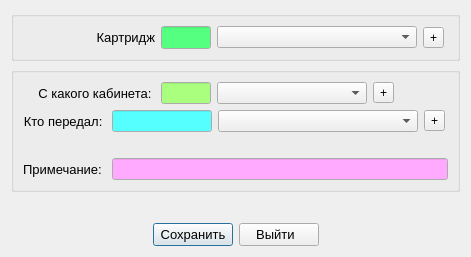
<?xml version="1.0" encoding="UTF-8"?>
<ui version="4.0">
 <class>Transferstockadd</class>
 <widget class="QDialog" name="Transferstockadd">
  <property name="geometry">
   <rect>
    <x>0</x>
    <y>0</y>
    <width>471</width>
    <height>257</height>
   </rect>
  </property>
  <layout class="QGridLayout" name="gridLayout">
   <item row="0" column="0">
    <widget class="QGroupBox" name="model_GB">
     <property name="sizePolicy">
      <sizepolicy hsizetype="Preferred" vsizetype="Maximum">
       <horstretch>0</horstretch>
       <verstretch>0</verstretch>
      </sizepolicy>
     </property>
     <layout class="QHBoxLayout" name="horizontalLayout_9">
      <item>
       <widget class="QLabel" name="label">
        <property name="minimumSize">
         <size>
          <width>132</width>
          <height>0</height>
         </size>
        </property>
        <property name="font">
         <font>
          <pointsize>10</pointsize>
         </font>
        </property>
        <property name="text">
         <string>Картридж</string>
        </property>
        <property name="alignment">
         <set>Qt::AlignRight|Qt::AlignTrailing|Qt::AlignVCenter</set>
        </property>
       </widget>
      </item>
      <item>
       <widget class="QLineEdit" name="model_LE">
        <property name="minimumSize">
         <size>
          <width>50</width>
          <height>0</height>
         </size>
        </property>
        <property name="maximumSize">
         <size>
          <width>50</width>
          <height>16777215</height>
         </size>
        </property>
        <property name="palette">
         <palette>
          <active>
           <colorrole role="Base">
            <brush brushstyle="SolidPattern">
             <color alpha="255">
              <red>85</red>
              <green>255</green>
              <blue>127</blue>
             </color>
            </brush>
           </colorrole>
          </active>
          <inactive>
           <colorrole role="Base">
            <brush brushstyle="SolidPattern">
             <color alpha="255">
              <red>85</red>
              <green>255</green>
              <blue>127</blue>
             </color>
            </brush>
           </colorrole>
          </inactive>
          <disabled>
           <colorrole role="Base">
            <brush brushstyle="SolidPattern">
             <color alpha="255">
              <red>85</red>
              <green>255</green>
              <blue>127</blue>
             </color>
            </brush>
           </colorrole>
          </disabled>
         </palette>
        </property>
        <property name="font">
         <font>
          <pointsize>10</pointsize>
         </font>
        </property>
        <property name="maxLength">
         <number>5</number>
        </property>
       </widget>
      </item>
      <item>
       <widget class="QComboBox" name="model_CB">
        <property name="minimumSize">
         <size>
          <width>200</width>
          <height>0</height>
         </size>
        </property>
        <property name="palette">
         <palette>
          <active>
           <colorrole role="Base">
            <brush brushstyle="SolidPattern">
             <color alpha="255">
              <red>85</red>
              <green>255</green>
              <blue>127</blue>
             </color>
            </brush>
           </colorrole>
          </active>
          <inactive>
           <colorrole role="Base">
            <brush brushstyle="SolidPattern">
             <color alpha="255">
              <red>85</red>
              <green>255</green>
              <blue>127</blue>
             </color>
            </brush>
           </colorrole>
          </inactive>
          <disabled>
           <colorrole role="Base">
            <brush brushstyle="SolidPattern">
             <color alpha="255">
              <red>85</red>
              <green>255</green>
              <blue>127</blue>
             </color>
            </brush>
           </colorrole>
          </disabled>
         </palette>
        </property>
       </widget>
      </item>
      <item>
       <widget class="QToolButton" name="kabinet_1_TB_2">
        <property name="toolTip">
         <string>Добавить картридж</string>
        </property>
        <property name="text">
         <string>+</string>
        </property>
       </widget>
      </item>
      <item>
       <spacer name="horizontalSpacer_4">
        <property name="orientation">
         <enum>Qt::Horizontal</enum>
        </property>
        <property name="sizeHint" stdset="0">
         <size>
          <width>1</width>
          <height>20</height>
         </size>
        </property>
       </spacer>
      </item>
     </layout>
    </widget>
   </item>
   <item row="1" column="0">
    <widget class="QGroupBox" name="groupBox">
     <layout class="QVBoxLayout" name="verticalLayout_3">
      <item>
       <layout class="QHBoxLayout" name="horizontalLayout">
        <item>
         <widget class="QLabel" name="label_2">
          <property name="minimumSize">
           <size>
            <width>132</width>
            <height>0</height>
           </size>
          </property>
          <property name="font">
           <font>
            <pointsize>10</pointsize>
           </font>
          </property>
          <property name="text">
           <string>С какого кабинета: </string>
          </property>
          <property name="alignment">
           <set>Qt::AlignRight|Qt::AlignTrailing|Qt::AlignVCenter</set>
          </property>
         </widget>
        </item>
        <item>
         <widget class="QLineEdit" name="kabinet_1_LE">
          <property name="minimumSize">
           <size>
            <width>50</width>
            <height>0</height>
           </size>
          </property>
          <property name="maximumSize">
           <size>
            <width>50</width>
            <height>16777215</height>
           </size>
          </property>
          <property name="palette">
           <palette>
            <active>
             <colorrole role="Base">
              <brush brushstyle="SolidPattern">
               <color alpha="255">
                <red>170</red>
                <green>255</green>
                <blue>127</blue>
               </color>
              </brush>
             </colorrole>
            </active>
            <inactive>
             <colorrole role="Base">
              <brush brushstyle="SolidPattern">
               <color alpha="255">
                <red>170</red>
                <green>255</green>
                <blue>127</blue>
               </color>
              </brush>
             </colorrole>
            </inactive>
            <disabled>
             <colorrole role="Base">
              <brush brushstyle="SolidPattern">
               <color alpha="255">
                <red>236</red>
                <green>233</green>
                <blue>216</blue>
               </color>
              </brush>
             </colorrole>
            </disabled>
           </palette>
          </property>
          <property name="maxLength">
           <number>5</number>
          </property>
         </widget>
        </item>
        <item>
         <widget class="QComboBox" name="kabinet_1_CB">
          <property name="minimumSize">
           <size>
            <width>150</width>
            <height>0</height>
           </size>
          </property>
          <property name="maximumSize">
           <size>
            <width>150</width>
            <height>16777215</height>
           </size>
          </property>
          <property name="palette">
           <palette>
            <active>
             <colorrole role="Base">
              <brush brushstyle="SolidPattern">
               <color alpha="255">
                <red>170</red>
                <green>255</green>
                <blue>127</blue>
               </color>
              </brush>
             </colorrole>
            </active>
            <inactive>
             <colorrole role="Base">
              <brush brushstyle="SolidPattern">
               <color alpha="255">
                <red>170</red>
                <green>255</green>
                <blue>127</blue>
               </color>
              </brush>
             </colorrole>
            </inactive>
            <disabled>
             <colorrole role="Base">
              <brush brushstyle="SolidPattern">
               <color alpha="255">
                <red>240</red>
                <green>240</green>
                <blue>240</blue>
               </color>
              </brush>
             </colorrole>
            </disabled>
           </palette>
          </property>
         </widget>
        </item>
        <item>
         <widget class="QToolButton" name="kabinet_1_TB">
          <property name="toolTip">
           <string>Добавить кабинет</string>
          </property>
          <property name="text">
           <string>+</string>
          </property>
         </widget>
        </item>
        <item>
         <spacer name="horizontalSpacer_6">
          <property name="orientation">
           <enum>Qt::Horizontal</enum>
          </property>
          <property name="sizeHint" stdset="0">
           <size>
            <width>40</width>
            <height>20</height>
           </size>
          </property>
         </spacer>
        </item>
       </layout>
      </item>
      <item>
       <layout class="QHBoxLayout" name="horizontalLayout_2">
        <item>
         <widget class="QLabel" name="label_3">
          <property name="font">
           <font>
            <pointsize>10</pointsize>
           </font>
          </property>
          <property name="text">
           <string>Кто передал: </string>
          </property>
          <property name="alignment">
           <set>Qt::AlignRight|Qt::AlignTrailing|Qt::AlignVCenter</set>
          </property>
         </widget>
        </item>
        <item>
         <widget class="QLineEdit" name="fio_1_LE">
          <property name="minimumSize">
           <size>
            <width>100</width>
            <height>0</height>
           </size>
          </property>
          <property name="maximumSize">
           <size>
            <width>100</width>
            <height>16777215</height>
           </size>
          </property>
          <property name="palette">
           <palette>
            <active>
             <colorrole role="Base">
              <brush brushstyle="SolidPattern">
               <color alpha="255">
                <red>85</red>
                <green>255</green>
                <blue>255</blue>
               </color>
              </brush>
             </colorrole>
            </active>
            <inactive>
             <colorrole role="Base">
              <brush brushstyle="SolidPattern">
               <color alpha="255">
                <red>85</red>
                <green>255</green>
                <blue>255</blue>
               </color>
              </brush>
             </colorrole>
            </inactive>
            <disabled>
             <colorrole role="Base">
              <brush brushstyle="SolidPattern">
               <color alpha="255">
                <red>236</red>
                <green>233</green>
                <blue>216</blue>
               </color>
              </brush>
             </colorrole>
            </disabled>
           </palette>
          </property>
          <property name="maxLength">
           <number>5</number>
          </property>
         </widget>
        </item>
        <item>
         <widget class="QComboBox" name="fio_1_CB">
          <property name="minimumSize">
           <size>
            <width>200</width>
            <height>0</height>
           </size>
          </property>
          <property name="maximumSize">
           <size>
            <width>200</width>
            <height>16777215</height>
           </size>
          </property>
          <property name="palette">
           <palette>
            <active>
             <colorrole role="Base">
              <brush brushstyle="SolidPattern">
               <color alpha="255">
                <red>85</red>
                <green>255</green>
                <blue>255</blue>
               </color>
              </brush>
             </colorrole>
            </active>
            <inactive>
             <colorrole role="Base">
              <brush brushstyle="SolidPattern">
               <color alpha="255">
                <red>85</red>
                <green>255</green>
                <blue>255</blue>
               </color>
              </brush>
             </colorrole>
            </inactive>
            <disabled>
             <colorrole role="Base">
              <brush brushstyle="SolidPattern">
               <color alpha="255">
                <red>240</red>
                <green>240</green>
                <blue>240</blue>
               </color>
              </brush>
             </colorrole>
            </disabled>
           </palette>
          </property>
         </widget>
        </item>
        <item>
         <widget class="QToolButton" name="fio_1_TB">
          <property name="toolTip">
           <string>Добавить сотрудника</string>
          </property>
          <property name="text">
           <string>+</string>
          </property>
         </widget>
        </item>
        <item>
         <spacer name="horizontalSpacer_5">
          <property name="orientation">
           <enum>Qt::Horizontal</enum>
          </property>
          <property name="sizeHint" stdset="0">
           <size>
            <width>40</width>
            <height>20</height>
           </size>
          </property>
         </spacer>
        </item>
       </layout>
      </item>
      <item>
       <layout class="QHBoxLayout" name="horizontalLayout_12">
        <item>
         <spacer name="horizontalSpacer_13">
          <property name="orientation">
           <enum>Qt::Horizontal</enum>
          </property>
          <property name="sizeType">
           <enum>QSizePolicy::Fixed</enum>
          </property>
          <property name="sizeHint" stdset="0">
           <size>
            <width>190</width>
            <height>20</height>
           </size>
          </property>
         </spacer>
        </item>
        <item>
         <layout class="QVBoxLayout" name="dataLayout_1"/>
        </item>
       </layout>
      </item>
      <item>
       <layout class="QHBoxLayout" name="horizontalLayout_13">
        <item>
         <widget class="QLabel" name="label_4">
          <property name="font">
           <font>
            <pointsize>10</pointsize>
           </font>
          </property>
          <property name="text">
           <string>Примечание: </string>
          </property>
         </widget>
        </item>
        <item>
         <widget class="QLineEdit" name="comment_LE">
          <property name="palette">
           <palette>
            <active>
             <colorrole role="Base">
              <brush brushstyle="SolidPattern">
               <color alpha="255">
                <red>255</red>
                <green>170</green>
                <blue>255</blue>
               </color>
              </brush>
             </colorrole>
            </active>
            <inactive>
             <colorrole role="Base">
              <brush brushstyle="SolidPattern">
               <color alpha="255">
                <red>255</red>
                <green>170</green>
                <blue>255</blue>
               </color>
              </brush>
             </colorrole>
            </inactive>
            <disabled>
             <colorrole role="Base">
              <brush brushstyle="SolidPattern">
               <color alpha="255">
                <red>240</red>
                <green>240</green>
                <blue>240</blue>
               </color>
              </brush>
             </colorrole>
            </disabled>
           </palette>
          </property>
          <property name="font">
           <font>
            <pointsize>9</pointsize>
           </font>
          </property>
         </widget>
        </item>
       </layout>
      </item>
     </layout>
     <zorder></zorder>
    </widget>
   </item>
   <item row="2" column="0">
    <spacer name="verticalSpacer_2">
     <property name="orientation">
      <enum>Qt::Vertical</enum>
     </property>
     <property name="sizeHint" stdset="0">
      <size>
       <width>20</width>
       <height>7</height>
      </size>
     </property>
    </spacer>
   </item>
   <item row="3" column="0">
    <layout class="QHBoxLayout" name="horizontalLayout_11">
     <item>
      <spacer name="horizontalSpacer">
       <property name="orientation">
        <enum>Qt::Horizontal</enum>
       </property>
       <property name="sizeHint" stdset="0">
        <size>
         <width>40</width>
         <height>20</height>
        </size>
       </property>
      </spacer>
     </item>
     <item>
      <widget class="QPushButton" name="pbSave">
       <property name="font">
        <font>
         <pointsize>10</pointsize>
        </font>
       </property>
       <property name="text">
        <string>Сохранить</string>
       </property>
       <property name="icon">
        <iconset resource="resources.qrc">
         <normaloff>:/buttonOk</normaloff>:/buttonOk</iconset>
       </property>
      </widget>
     </item>
     <item>
      <widget class="QPushButton" name="pbCancel">
       <property name="font">
        <font>
         <pointsize>10</pointsize>
        </font>
       </property>
       <property name="text">
        <string> Выйти   </string>
       </property>
       <property name="icon">
        <iconset resource="resources.qrc">
         <normaloff>:/buttonCancel</normaloff>:/buttonCancel</iconset>
       </property>
      </widget>
     </item>
     <item>
      <spacer name="horizontalSpacer_2">
       <property name="orientation">
        <enum>Qt::Horizontal</enum>
       </property>
       <property name="sizeHint" stdset="0">
        <size>
         <width>40</width>
         <height>20</height>
        </size>
       </property>
      </spacer>
     </item>
    </layout>
   </item>
  </layout>
  <zorder>model_GB</zorder>
  <zorder>groupBox</zorder>
  <zorder>verticalSpacer_2</zorder>
 </widget>
 <resources>
  <include location="resources.qrc"/>
 </resources>
 <connections>
  <connection>
   <sender>pbCancel</sender>
   <signal>clicked()</signal>
   <receiver>Transferstockadd</receiver>
   <slot>reject()</slot>
   <hints>
    <hint type="sourcelabel">
     <x>217</x>
     <y>447</y>
    </hint>
    <hint type="destinationlabel">
     <x>282</x>
     <y>434</y>
    </hint>
   </hints>
  </connection>
 </connections>
</ui>
